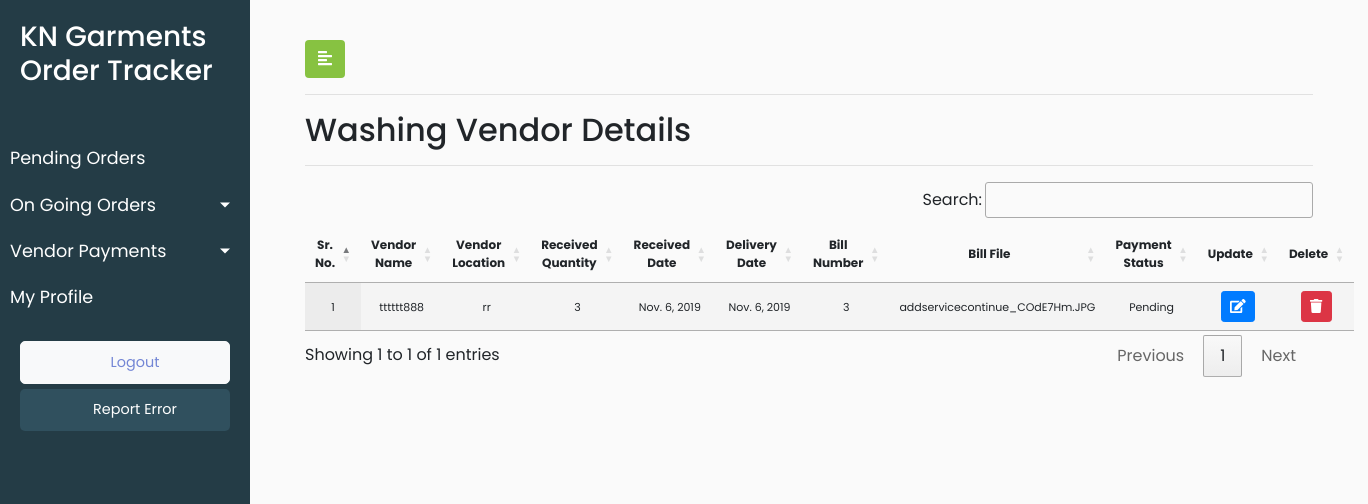
/vendor/details/washing_vendor/14/2/ (signed in), run on an earlier commit of the app's database.
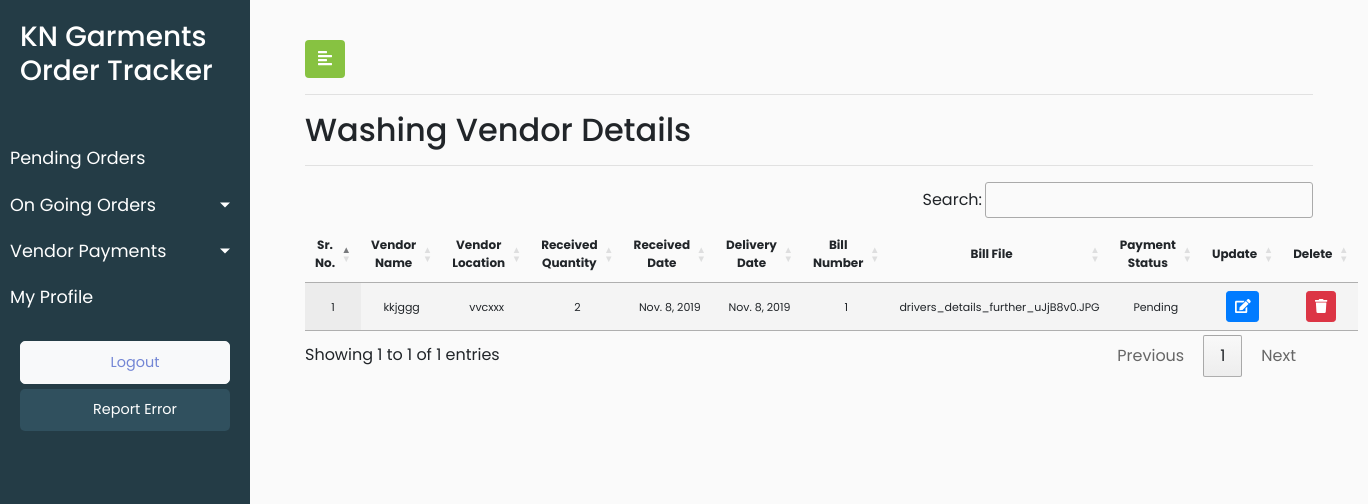
And on a later commit of the database.
### KNGarment_Order_TrackPro_App/models.py (models this page shows, shortened)
class Process(models.Model):
    Paid = 1
    Pending = 2
    PAYMENT_STATUS=((Paid,'Paid'), (Pending,'Pending'))
    process_vendor_name = models.CharField(max_length=920,blank=True)
    process_vendor_location = models.CharField(max_length=920,blank=True)
    process_received_quantity = models.IntegerField(blank=True,null=True)
    process_received_date = models.DateField(default=timezone.now)
    process_delivery_date = models.DateField(default=timezone.now)
    process_bill_number = models.IntegerField(blank=True,default=0)
    process_bill_file = models.FileField(blank=True)
    process_payment_status = models.PositiveSmallIntegerField(choices=PAYMENT_STATUS,default=Pending,blank=True)
    process_date_of_entry = models.DateTimeField(default=timezone.now)
    process_vendor_id = models.ForeignKey(Vendor, on_delete = models.CASCADE,blank=True)
    process_order_id = models.ForeignKey(Orders, on_delete=models.CASCADE,blank=True)
    process_customuser_id = models.ForeignKey(CustomUser,on_delete=models.CASCADE,default=1)
    objects = InheritanceManager()
    class Meta:
        verbose_name_plural = "Process List"
        verbose_name = "Process"

class Washing(Process):
    Washing = 3
    process_type = models.PositiveSmallIntegerField(default=Washing)
    washing_process_name = models.CharField(max_length=920)
    washing_rate = models.IntegerField()
    washing_order_date = models.DateField(default=timezone.now)
    washing_delivery_quantity = models.IntegerField(blank=True,null=True)
    class Meta:
        verbose_name_plural = "Washing Orders List"
        verbose_name = "Washing Order"

class Process(models.Model):
    Paid = 1
    Pending = 2
    PAYMENT_STATUS=((Paid,'Paid'), (Pending,'Pending'))
    process_vendor_name = models.CharField(max_length=920,blank=True)
    process_vendor_location = models.CharField(max_length=920,blank=True)
    process_received_quantity = models.IntegerField(blank=True,null=True)
    process_received_date = models.DateField(default=timezone.now)
    process_delivery_date = models.DateField(default=timezone.now)
    process_bill_number = models.IntegerField(blank=True,default=0)
    process_bill_file = models.FileField(blank=True)
    process_payment_status = models.PositiveSmallIntegerField(choices=PAYMENT_STATUS,default=Pending,blank=True)
    process_date_of_entry = models.DateTimeField(default=timezone.now)
    process_vendor_id = models.ForeignKey(Vendor, on_delete = models.CASCADE,blank=True)
    process_order_id = models.ForeignKey(Orders, on_delete=models.CASCADE,blank=True)
    process_customuser_id = models.ForeignKey(CustomUser,on_delete=models.CASCADE,default=1)
    objects = InheritanceManager()
    class Meta:
        verbose_name_plural = "Process List"
        verbose_name = "Process"

### KNGarment_Order_TrackPro_App/views.py (the view)
# urls.py: re_path(r'^vendor/details/washing_vendor/(?P<vendor_id>[\w\-\s\(\)]+)/(?P<payment_status>\w+)/$',views.washing_order_vendor_payment_details,name='washing_order_vendor_payment_details'),
def washing_order_vendor_payment_details(request,vendor_id,payment_status):
    user_role = request.user.user_role
    washing_objects = Washing.objects.filter(process_customuser_id=vendor_id,process_payment_status=payment_status).all()
    data = {"user_role":user_role, "washing_objects": washing_objects }
    return render(request,'KNGarment_Order_TrackPro_App/washing_order_vendor_payment_details.html',data)

### KNGarment_Order_TrackPro_App/templates/KNGarment_Order_TrackPro_App/washing_order_vendor_payment_details.html (shortened to what the changed rows need)
{% extends 'KNGarment_Order_TrackPro_App/base.html' %}
{% load static %}
{% block stylesheets %}
<link rel="stylesheet" href="//cdn.datatables.net/1.10.19/css/jquery.dataTables.min.css">
{% endblock stylesheets %}
{% block content %}
<div id="content">
	 <div class="container-fluid">
               <h2>Washing Vendor Details</h2>
                         <div>
                       {% if washing_objects %}
                       <table id="test_table" class="display" style="width:100%; text-align: center">
                       <thead style="font-size:12px">
                                <tr>
                                    <th class="text-center" scope="col">Sr. No.</th>
                                    <th class="text-center" scope="col">Vendor Name</th>
                                    <th class="text-center" scope="col">Vendor Location</th>
                                    <th class="text-center" scope="col">Received Quantity</th>
                                    <th class="text-center" scope="col">Received Date</th>
                                    <th class="text-center" scope="col">Delivery Date</th>
                                    <th class="text-center" scope="col">Bill Number</th>
                                    <th class="text-center" scope="col">Bill File</th>
                                    <th class="text-center" scope="col">Payment Status</th>
                                    <th class="text-center" scope="col">Update</th>
                                    <th class="text-center" scope="col">Delete</th>
                                </tr>
                            </thead>
                             <tbody style="font-size:11px">
                                   {% for washing in washing_objects %}
                                <tr>
                                    <td class="text-center" scope="row" >{{ forloop.counter }}</td>
                                    <td class="text-center">{{ washing.process_vendor_name }}</td>
                                    <td class="text-center">{{ washing.process_vendor_location }}</td>
                                    <td class="text-center">{{ washing.process_received_quantity }}</td>
                                    <td class="text-center">{{ washing.process_received_date }}</td>
                                    <td class="text-center">{{ washing.process_delivery_date }}</td>
                                    <td class="text-center">{{ washing.process_bill_number }}</td>
                                    <td class="text-center">{{ washing.process_bill_file }}</td>
                                    <td class="text-center">
                                    {% if washing.process_payment_status == 1 %}
                                    Paid
                                    {% else %}
                                    Pending
                                    {% endif %}
                                    </td>
                                    <td>
                            <button type="button" class="update_washing btn btn-sm btn-primary" data-id="{% url 'KNGarment_Order_TrackPro_App:washing_process_details_update' pk=washing.pk  %}">
                                <span class="fa fa-edit"></span>
                            </button>
                        </td>
                        <td>
                            <button type="button" class="delete_washing btn btn-sm btn-danger" data-id="{% url 'KNGarment_Order_TrackPro_App:washing_process_details_delete' pk=washing.pk  %}">
                                <span class="fa fa-trash"></span>
                            </button>
                        </td>
                                </tr>
                                {% endfor %}
                            </tbody>
                             </table>
                             {% else %}
			<p class="no-leads text-primary">No entry added yet.</p>
			{% endif %}
                </div>
            </div>
            </div>
{% endblock %}

What changed in the data, as far as the page shows it:
removed Washing: process_vendor_name "tttttt888", process_vendor_location "rr", process_received_quantity "3", process_received_date "Nov. 6, 2019", process_delivery_date "Nov. 6, 2019", process_bill_number "3", process_bill_file "addservicecontinue_COdE7Hm.JPG"
added Washing: process_vendor_name "kkjggg", process_vendor_location "vvcxxx", process_received_quantity "2", process_received_date "Nov. 8, 2019", process_delivery_date "Nov. 8, 2019", process_bill_number "1", process_bill_file "drivers_details_further_uJjB8v0.JPG"
